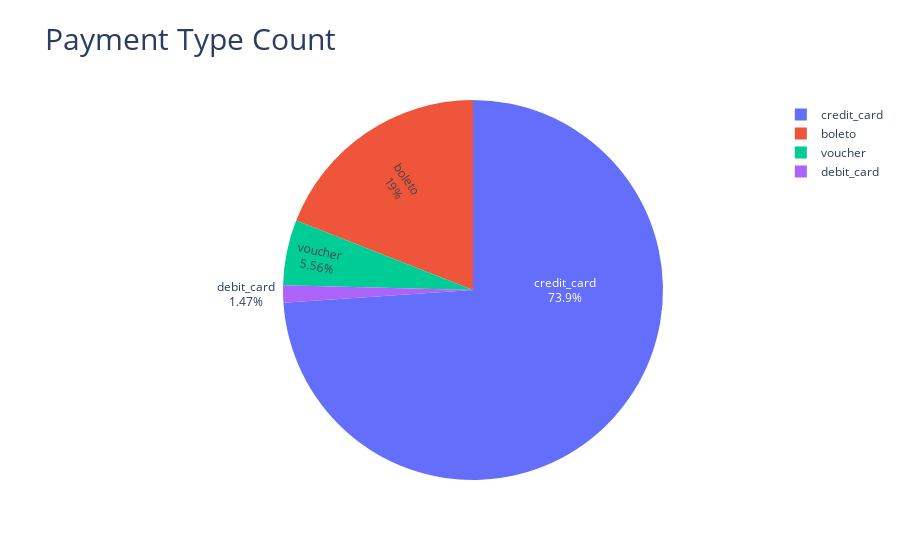

Notebook code for this chart:
### Code cell
import plotly.graph_objects as go
fig = go.Figure()
fig.add_trace(
    go.Pie(
        labels=payment_type_count.index,
        values=payment_type_count.values,
        textinfo='label+percent',
        insidetextorientation='radial'
    )
)
fig.update_layout(
    {
        'title': {
            'text':'Payment Type Count',
            'font':{
                'size':30
            }
        },
        'showlegend':True
    }
)

fig.show()

### Figure 1 — Plotly figure (JSON) as saved in the notebook; plotly's stock layout.template omitted (floating-point values rounded to 4 significant figures)
{"data": [{"insidetextorientation": "radial", "labels": ["credit_card", "boleto", "voucher", "debit_card"], "textinfo": "label+percent", "type": "pie", "values": [76795, 19784, 5775, 1529]}], "layout": {"showlegend": true, "title": {"font": {"size": 30}, "text": "Payment Type Count"}}}
